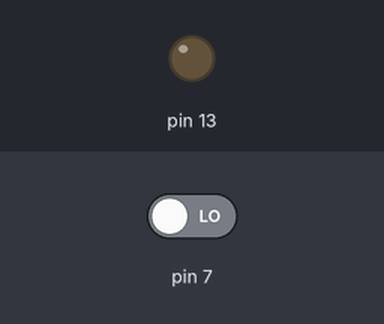
Bench run of a sketch on a simulated Arduino Uno, built with avr-gcc and run on an emulated ATmega328P. On the bench: output pins drawn as LEDs (lit = HIGH). Dashed ring = blinking. Inputs (shaded band) come from the test bench; at power-on: pin 7 LOW.

Above: at 1.2 s.
1.3 s: pin 7 driven HIGH
At 1.55 s:
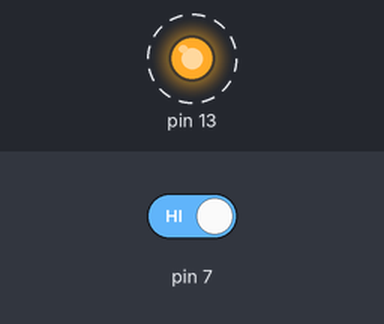
4.3 s: pin 7 driven LOW
At 4.3 s:
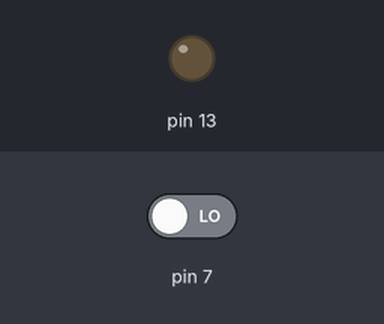
Timing chart, 0 to 7.3 s (numbered marks = the images above; inputs shaded):
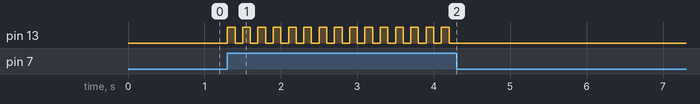

The sketch:

Homework_7_Question_3.ino
```cpp
void setup() {
  // put your setup code here, to run once:
  pinMode(6,INPUT);
  pinMode(7,INPUT);
  pinMode(13,OUTPUT);
}

void loop() {
  // put your main code here, to run repeatedly:
  if(digitalRead(7)==HIGH)
  {
    digitalWrite(13,HIGH);
    delay(100);
    digitalWrite(13,LOW);
    delay(100);
  }
}
```

Measured:
- after the input at 1.3 s, pin 13: alternates HIGH for 0.10 s and LOW for 0.10 s, starting at once
- after the input at 4.3 s, pin 13: stops changing and stays LOW
